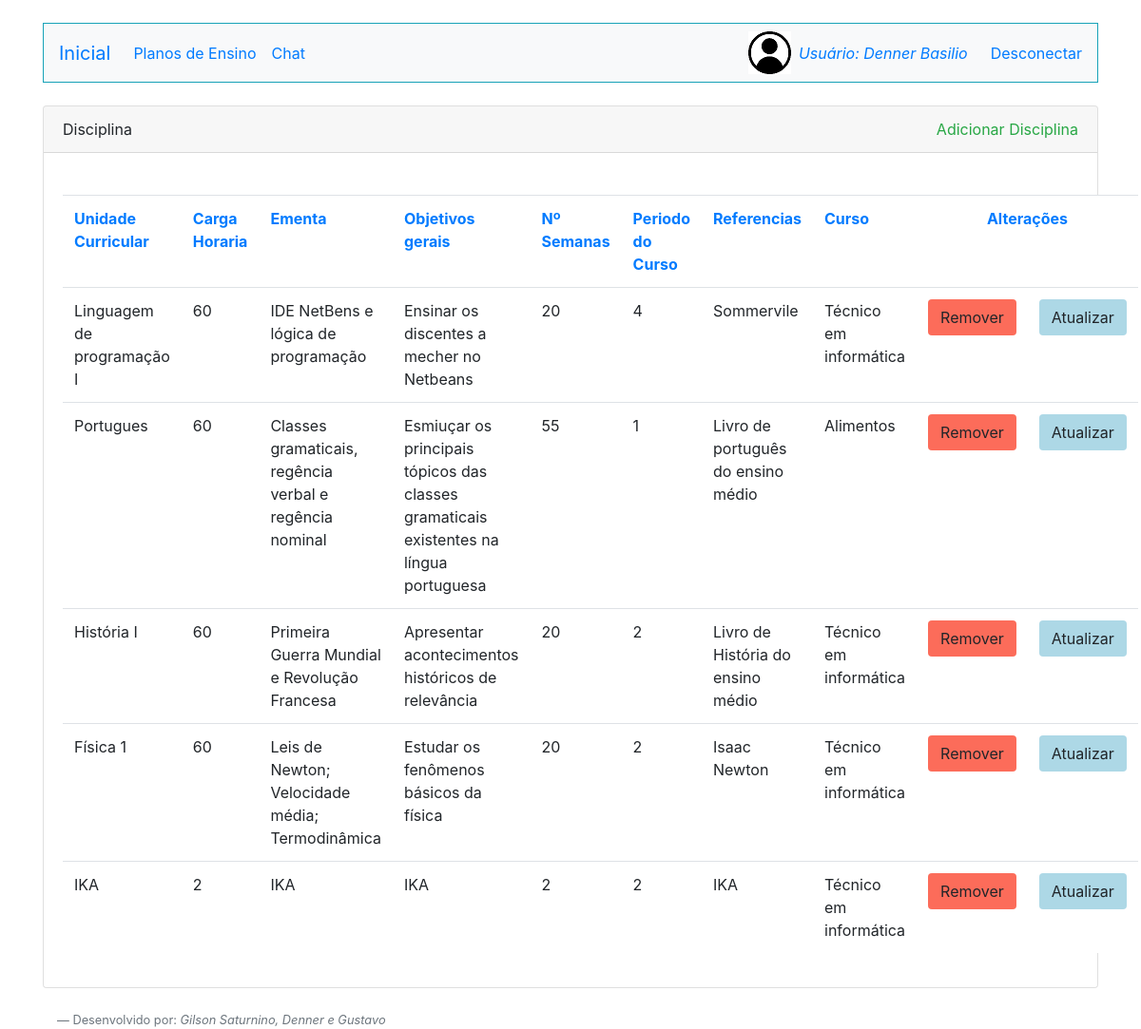
/ListarDisciplina.php (signed in), run on the app's committed database.
### tables this page shows
CREATE TABLE `disciplina` (
  `id_disciplina` int(11) NOT NULL,
  `nome_disciplina` varchar(255) NOT NULL,
  `carga_horaria` int(11) NOT NULL,
  `ementa` varchar(255) NOT NULL,
  `objetivosG` varchar(255) NOT NULL,
  `objetivosE` varchar(255) NOT NULL,
  `numero_semanas` int(11) NOT NULL,
  `periodo_curso` int(11) NOT NULL,
  `referencias` varchar(255) NOT NULL,
  `id_curso` int(11) NOT NULL
);

CREATE TABLE `curso` (
  `id_curso` int(11) NOT NULL,
  `nome_curso` varchar(255) NOT NULL,
  `duracao` varchar(255) NOT NULL,
  `cargahoraria` int(11) NOT NULL,
  `campus` varchar(255) NOT NULL,
  `descricao_curso` varchar(255) NOT NULL,
  `ementa` varchar(255) NOT NULL,
  `coordenador` varchar(255) NOT NULL
);

### ListarDisciplina.php (the view, shortened to what this page needs)
<!doctype html>
<html lang="en">
<head>
    <link rel="stylesheet" href="https://stackpath.bootstrapcdn.com/bootstrap/4.4.1/css/bootstrap.min.css">
</head>
<body>
    <div class="container">
        <?php
        require_once("Cabecalho.php");
        require_once("Conexao.php");
        $sql = "select * from disciplina";
        $resultadoSql = mysqli_query($conexao, $sql);
        $vetorUmregistro = mysqli_fetch_assoc($resultadoSql);
        $vetorTodosregistro = array();
        while ($vetorUmregistro != null) {
            array_push($vetorTodosregistro, $vetorUmregistro);
            $vetorUmregistro = mysqli_fetch_assoc($resultadoSql);
        }
        ?>
        <div class="row">
            <div class="col-md-12 mt-4">
                <div class="card">
                    <div class="card-header">
                        Disciplina<a class="float-right text-success" href="GrupoCorrecao.php"> Adicionar Disciplina</a>
                    </div>
                    <div class="card-body">
                        <table class="table mt-4" style="background-color:#FFFFFF;">
                            <tr>
                                <th class="text-primary text-left" >Unidade Curricular</th>
                                <th class="text-primary text-left" >Carga Horaria</th>
                                <th class="text-primary text-left" >Ementa</th>
                                <th class="text-primary text-left" >Objetivos gerais</th>
                                <th class="text-primary text-left" >Nº Semanas</th>
                                <th class="text-primary text-left" >Periodo do Curso</th>
                                <th class="text-primary text-left" >Referencias</th>
                                <th class="text-primary text-left" >Curso</th>
                                <th colspan="2" class="text-primary text-center">Alterações</th>
                            </tr>
                            <?php
                            foreach ($vetorTodosregistro as $umRegistro) {
                            ?>
                                <tr>
                                    <td class="text-left" ><?= $umRegistro["nome_disciplina"]; ?></td>
                                    <td class="text-left" ><?= $umRegistro["carga_horaria"]; ?></td>
                                    <td class="text-left" ><?= $umRegistro["ementa"]; ?></td>
                                    <td class="text-left" ><?= $umRegistro["objetivosG"]; ?></td>
                                    <td class="text-left" ><?= $umRegistro["numero_semanas"]; ?></td>
                                    <td class="text-left"><?= $umRegistro["periodo_curso"]; ?></td>
                                    <td class="text-left" ><?= $umRegistro["referencias"]; ?></td>
                                    <td class="text-left" >
                                        <?php
                                        $idC = $umRegistro["id_curso"];
                                        $sql = "select nome_curso from curso  where id_curso = $idC";
                                        $resultadoSql = mysqli_query($conexao, $sql);
                                        $vetorUmregistro = mysqli_fetch_assoc($resultadoSql);
                                        echo $vetorUmregistro["nome_curso"];
                                        ?>
                                    </td>
                                    <td>
                                        <form action="RemoverDisciplina.php" method="POST">
                                            <button type="submit" class="btn" style="background-color:#fc6c5a">Remover</button>
                                        </form>
                                    </td>
                                    <td>
                                        <form action="FormDisc.php" method="POST">
                                            <button type="submit" class="btn" style="background-color:#ADD8E6;">Atualizar</button>
                                        </form>
                                    </td>
                                </tr>
                            <?php
                            }
                            ?>
                        </table>
                    </div>
                </div>
            </div>
        </div>
        <?php require_once("Footer.php");
        ?>
    </div>
</body>
</html>

### Cabecalho.php (style rules this page uses)
body { background-color:#ffffff; }

### data on the page
disciplina: nome_disciplina "Linguagem de programação I", carga_horaria "60", ementa "IDE NetBens e lógica de programação", objetivosG "Ensinar os discentes a mecher no Netbeans", numero_semanas "20", periodo_curso "4", referencias "Sommervile", id_curso.nome_curso "Técnico em informática"
disciplina: nome_disciplina "Portugues", carga_horaria "60", ementa "Classes gramaticais, regência verbal e regência nominal", objetivosG "Esmiuçar os principais tópicos das classes gramaticais existentes na língua portuguesa", numero_semanas "55", periodo_curso "1", referencias "Livro de português do ensino médio", id_curso.nome_curso "Alimentos"
disciplina: nome_disciplina "História I", carga_horaria "60", ementa "Primeira Guerra Mundial e Revolução Francesa", objetivosG "Apresentar acontecimentos históricos de relevância", numero_semanas "20", periodo_curso "2", referencias "Livro de História do ensino médio", id_curso.nome_curso "Técnico em informática"
disciplina: nome_disciplina "Física 1", carga_horaria "60", ementa "Leis de Newton; Velocidade média; Termodinâmica", objetivosG "Estudar os fenômenos básicos da física", numero_semanas "20", periodo_curso "2", referencias "Isaac Newton", id_curso.nome_curso "Técnico em informática"
disciplina: nome_disciplina "IKA", carga_horaria "2", ementa "IKA", objetivosG "IKA", numero_semanas "2", periodo_curso "2", referencias "IKA", id_curso.nome_curso "Técnico em informática"

### other printed values
$_SESSION["nome"] "Denner Basilio"
